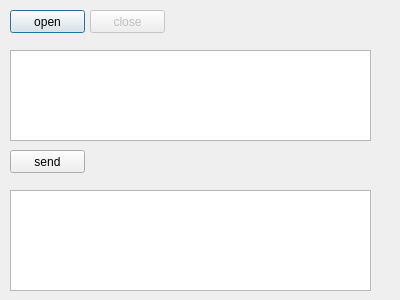
<?xml version="1.0" encoding="UTF-8"?>
<ui version="4.0">
 <class>ToolDialog</class>
 <widget class="QDialog" name="ToolDialog">
  <property name="geometry">
   <rect>
    <x>0</x>
    <y>0</y>
    <width>400</width>
    <height>300</height>
   </rect>
  </property>
  <property name="windowTitle">
   <string>Dialog</string>
  </property>
  <widget class="QPushButton" name="openButton">
   <property name="geometry">
    <rect>
     <x>10</x>
     <y>10</y>
     <width>75</width>
     <height>23</height>
    </rect>
   </property>
   <property name="text">
    <string>open</string>
   </property>
  </widget>
  <widget class="QPushButton" name="closeButton">
   <property name="enabled">
    <bool>false</bool>
   </property>
   <property name="geometry">
    <rect>
     <x>90</x>
     <y>10</y>
     <width>75</width>
     <height>23</height>
    </rect>
   </property>
   <property name="text">
    <string>close</string>
   </property>
  </widget>
  <widget class="QTextEdit" name="sendEdit">
   <property name="geometry">
    <rect>
     <x>10</x>
     <y>50</y>
     <width>361</width>
     <height>91</height>
    </rect>
   </property>
   <property name="placeholderText">
    <string/>
   </property>
  </widget>
  <widget class="QPushButton" name="sendButton">
   <property name="geometry">
    <rect>
     <x>10</x>
     <y>150</y>
     <width>75</width>
     <height>23</height>
    </rect>
   </property>
   <property name="text">
    <string>send</string>
   </property>
  </widget>
  <widget class="QTextBrowser" name="receivetBrowser">
   <property name="geometry">
    <rect>
     <x>10</x>
     <y>190</y>
     <width>361</width>
     <height>101</height>
    </rect>
   </property>
  </widget>
 </widget>
 <resources/>
 <connections/>
</ui>
